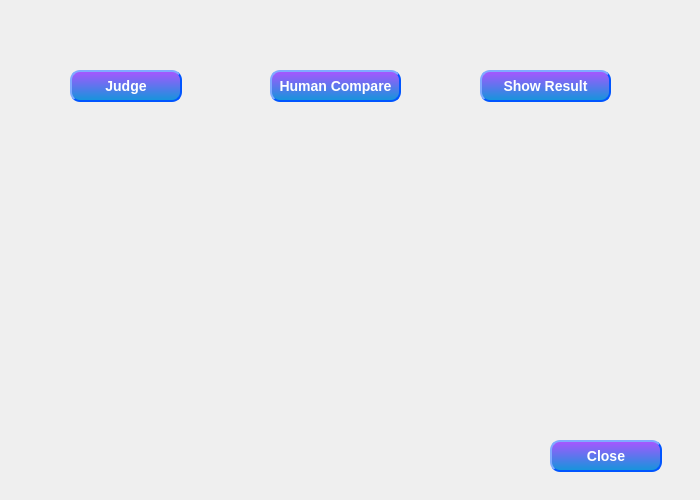
<?xml version="1.0" encoding="UTF-8"?>
<ui version="4.0">
 <class>MainWindow</class>
 <widget class="QMainWindow" name="MainWindow">
  <property name="geometry">
   <rect>
    <x>0</x>
    <y>0</y>
    <width>700</width>
    <height>500</height>
   </rect>
  </property>
  <property name="windowTitle">
   <string>MainWindow</string>
  </property>
  <widget class="QWidget" name="centralwidget">
   <widget class="QPushButton" name="JudgeBtn">
    <property name="geometry">
     <rect>
      <x>70</x>
      <y>70</y>
      <width>112</width>
      <height>32</height>
     </rect>
    </property>
    <property name="styleSheet">
     <string notr="true">QPushButton
{
    color:#ffffff; /*文字颜色*/
    background-color:qlineargradient(x1: 0, y1: 0, x2: 0, y2: 1, stop:0 #aa55ff, stop: 1 #1296db);/*背景色*/
    border-style:outset; /*边框风格*/
    border-width:2px;/*边框宽度*/
    border-color:#0055ff; /*边框颜色*/
    border-radius:10px; /*边框倒角*/
    font:bold 14px; /*字体*/
    font-family: Segoe UI;
    min-width:100px;/*控件最小宽度*/
    min-height:20px;/*控件最小高度*/
    padding:4px;/*内边距*/
}
QPushButton:hover
{
    color:#ffffff; /*文字颜色*/
    background-color:qlineargradient(x1: 0, y1: 0, x2: 0, y2: 1, stop:0 #ff55ff, stop: 1 #1296db);/*背景色*/
    border-style:outset; /*边框风格*/
    border-width:2px;/*边框宽度*/
    border-color:#0055ff; /*边框颜色*/
    border-radius:10px; /*边框倒角*/
    font:bold 14px; /*字体*/
    font-family: Segoe UI;
    min-width:100px;/*控件最小宽度*/
    min-height:20px;/*控件最小高度*/
    padding:4px;/*内边距*/
}
QPushButton:pressed
{
    color:#ffffff; /*文字颜色*/
    background-color:qlineargradient(x1: 0, y1: 0, x2: 0, y2: 1, stop:0 #ff55ff, stop: 1 #aa00ff);/*背景色*/
    border-style:outset; /*边框风格*/
    border-width:2px;/*边框宽度*/
    border-color:#0055ff; /*边框颜色*/
    border-radius:10px; /*边框倒角*/
    font:bold 14px; /*字体*/
    font-family: Segoe UI;
    min-width:100px;/*控件最小宽度*/
    min-height:20px;/*控件最小高度*/
    padding:4px;/*内边距*/
}</string>
    </property>
    <property name="text">
     <string>Judge</string>
    </property>
   </widget>
   <widget class="QPushButton" name="CloseBtn">
    <property name="geometry">
     <rect>
      <x>550</x>
      <y>440</y>
      <width>112</width>
      <height>32</height>
     </rect>
    </property>
    <property name="styleSheet">
     <string notr="true">QPushButton
{
    color:#ffffff; /*文字颜色*/
    background-color:qlineargradient(x1: 0, y1: 0, x2: 0, y2: 1, stop:0 #aa55ff, stop: 1 #1296db);/*背景色*/
    border-style:outset; /*边框风格*/
    border-width:2px;/*边框宽度*/
    border-color:#0055ff; /*边框颜色*/
    border-radius:10px; /*边框倒角*/
    font:bold 14px; /*字体*/
    font-family: Segoe UI;
    min-width:100px;/*控件最小宽度*/
    min-height:20px;/*控件最小高度*/
    padding:4px;/*内边距*/
}
QPushButton:hover
{
    color:#ffffff; /*文字颜色*/
    background-color:qlineargradient(x1: 0, y1: 0, x2: 0, y2: 1, stop:0 #ff55ff, stop: 1 #1296db);/*背景色*/
    border-style:outset; /*边框风格*/
    border-width:2px;/*边框宽度*/
    border-color:#0055ff; /*边框颜色*/
    border-radius:10px; /*边框倒角*/
    font:bold 14px; /*字体*/
    font-family: Segoe UI;
    min-width:100px;/*控件最小宽度*/
    min-height:20px;/*控件最小高度*/
    padding:4px;/*内边距*/
}
QPushButton:pressed
{
    color:#ffffff; /*文字颜色*/
    background-color:qlineargradient(x1: 0, y1: 0, x2: 0, y2: 1, stop:0 #ff55ff, stop: 1 #aa00ff);/*背景色*/
    border-style:outset; /*边框风格*/
    border-width:2px;/*边框宽度*/
    border-color:#0055ff; /*边框颜色*/
    border-radius:10px; /*边框倒角*/
    font:bold 14px; /*字体*/
    font-family: Segoe UI;
    min-width:100px;/*控件最小宽度*/
    min-height:20px;/*控件最小高度*/
    padding:4px;/*内边距*/
}</string>
    </property>
    <property name="text">
     <string>Close</string>
    </property>
   </widget>
   <widget class="QPushButton" name="CompareBtn">
    <property name="geometry">
     <rect>
      <x>270</x>
      <y>70</y>
      <width>131</width>
      <height>32</height>
     </rect>
    </property>
    <property name="styleSheet">
     <string notr="true">QPushButton
{
    color:#ffffff; /*文字颜色*/
    background-color:qlineargradient(x1: 0, y1: 0, x2: 0, y2: 1, stop:0 #aa55ff, stop: 1 #1296db);/*背景色*/
    border-style:outset; /*边框风格*/
    border-width:2px;/*边框宽度*/
    border-color:#0055ff; /*边框颜色*/
    border-radius:10px; /*边框倒角*/
    font:bold 14px; /*字体*/
    font-family: Segoe UI;
    min-width:100px;/*控件最小宽度*/
    min-height:20px;/*控件最小高度*/
    padding:4px;/*内边距*/
}
QPushButton:hover
{
    color:#ffffff; /*文字颜色*/
    background-color:qlineargradient(x1: 0, y1: 0, x2: 0, y2: 1, stop:0 #ff55ff, stop: 1 #1296db);/*背景色*/
    border-style:outset; /*边框风格*/
    border-width:2px;/*边框宽度*/
    border-color:#0055ff; /*边框颜色*/
    border-radius:10px; /*边框倒角*/
    font:bold 14px; /*字体*/
    font-family: Segoe UI;
    min-width:100px;/*控件最小宽度*/
    min-height:20px;/*控件最小高度*/
    padding:4px;/*内边距*/
}
QPushButton:pressed
{
    color:#ffffff; /*文字颜色*/
    background-color:qlineargradient(x1: 0, y1: 0, x2: 0, y2: 1, stop:0 #ff55ff, stop: 1 #aa00ff);/*背景色*/
    border-style:outset; /*边框风格*/
    border-width:2px;/*边框宽度*/
    border-color:#0055ff; /*边框颜色*/
    border-radius:10px; /*边框倒角*/
    font:bold 14px; /*字体*/
    font-family: Segoe UI;
    min-width:100px;/*控件最小宽度*/
    min-height:20px;/*控件最小高度*/
    padding:4px;/*内边距*/
}</string>
    </property>
    <property name="text">
     <string>Human Compare</string>
    </property>
    <property name="autoDefault">
     <bool>false</bool>
    </property>
    <property name="default">
     <bool>false</bool>
    </property>
    <property name="flat">
     <bool>false</bool>
    </property>
   </widget>
   <widget class="QPushButton" name="ShowResult">
    <property name="geometry">
     <rect>
      <x>480</x>
      <y>70</y>
      <width>131</width>
      <height>32</height>
     </rect>
    </property>
    <property name="styleSheet">
     <string notr="true">QPushButton
{
    color:#ffffff; /*文字颜色*/
    background-color:qlineargradient(x1: 0, y1: 0, x2: 0, y2: 1, stop:0 #aa55ff, stop: 1 #1296db);/*背景色*/
    border-style:outset; /*边框风格*/
    border-width:2px;/*边框宽度*/
    border-color:#0055ff; /*边框颜色*/
    border-radius:10px; /*边框倒角*/
    font:bold 14px; /*字体*/
    font-family: Segoe UI;
    min-width:100px;/*控件最小宽度*/
    min-height:20px;/*控件最小高度*/
    padding:4px;/*内边距*/
}
QPushButton:hover
{
    color:#ffffff; /*文字颜色*/
    background-color:qlineargradient(x1: 0, y1: 0, x2: 0, y2: 1, stop:0 #ff55ff, stop: 1 #1296db);/*背景色*/
    border-style:outset; /*边框风格*/
    border-width:2px;/*边框宽度*/
    border-color:#0055ff; /*边框颜色*/
    border-radius:10px; /*边框倒角*/
    font:bold 14px; /*字体*/
    font-family: Segoe UI;
    min-width:100px;/*控件最小宽度*/
    min-height:20px;/*控件最小高度*/
    padding:4px;/*内边距*/
}
QPushButton:pressed
{
    color:#ffffff; /*文字颜色*/
    background-color:qlineargradient(x1: 0, y1: 0, x2: 0, y2: 1, stop:0 #ff55ff, stop: 1 #aa00ff);/*背景色*/
    border-style:outset; /*边框风格*/
    border-width:2px;/*边框宽度*/
    border-color:#0055ff; /*边框颜色*/
    border-radius:10px; /*边框倒角*/
    font:bold 14px; /*字体*/
    font-family: Segoe UI;
    min-width:100px;/*控件最小宽度*/
    min-height:20px;/*控件最小高度*/
    padding:4px;/*内边距*/
}</string>
    </property>
    <property name="text">
     <string>Show Result</string>
    </property>
    <property name="autoDefault">
     <bool>false</bool>
    </property>
    <property name="default">
     <bool>false</bool>
    </property>
    <property name="flat">
     <bool>false</bool>
    </property>
   </widget>
  </widget>
 </widget>
 <resources/>
 <connections/>
</ui>
